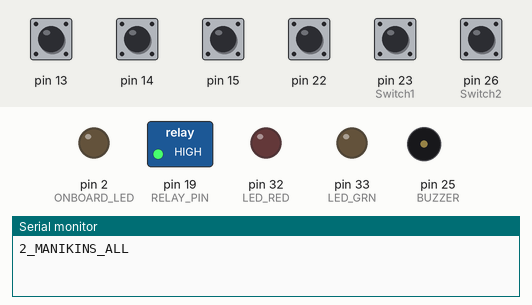
Bench run of a sketch on a simulated Arduino Mega 2560, built with avr-gcc and run on an emulated ATmega2560. On the bench: switched loads named in the sketch (green lamp = pin HIGH), output pins drawn as LEDs (lit = HIGH), buzzer (waves = sounding, pin HIGH), the last lines printed to the serial monitor. Inputs (shaded band) come from the test bench; at power-on: pin 13–15, pin 22, pin 23 (Switch1), pin 26 (Switch2) HIGH.

Above: at 1.2 s.
1.3 s: pin 14 pulled LOW for 0.15 s
At 2.5 s:
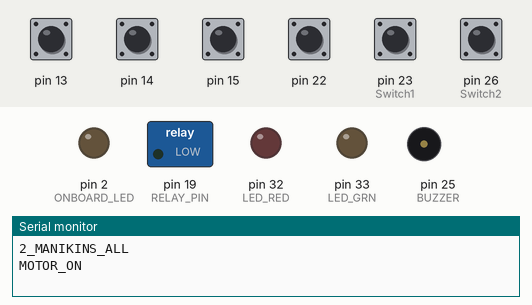
2.9 s: pin 22 pulled LOW for 0.15 s
At 4.0 s:
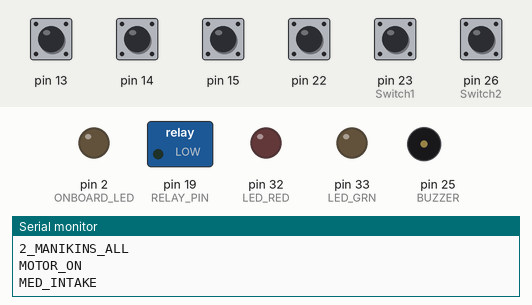
6.1 s: pin 15 pulled LOW for 0.15 s
At 7.3 s:
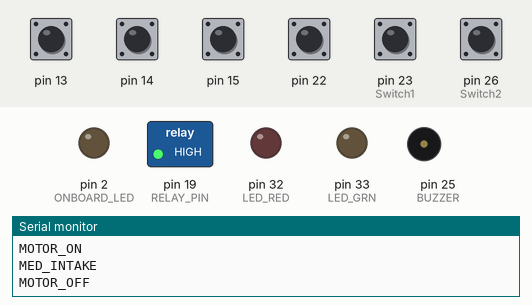
7.7 s: pin 22 pulled LOW for 1 s
At 7.85 s:
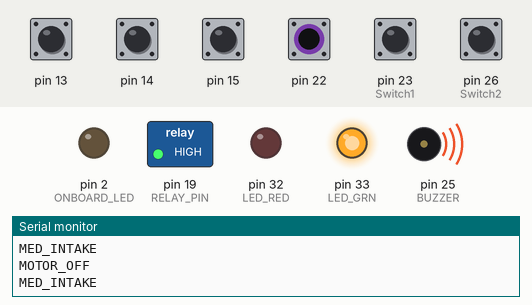
Timing chart, 0 to 10.7 s (numbered marks = the images above; inputs shaded):
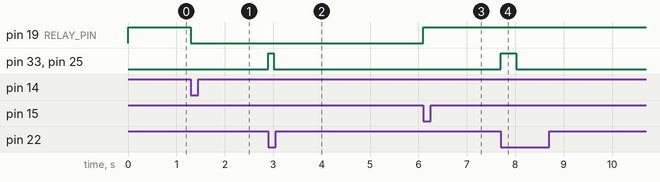

Measured:
- after the input at 1.3 s, pin 19 (RELAY_PIN): HIGH → LOW at once
- after the input at 2.9 s, pin 33 (LED_GRN), pin 25 (BUZZER): LOW → HIGH at once, → LOW 0.11 s later
- after the input at 6.1 s, pin 19 (RELAY_PIN): LOW → HIGH at once
- after the input at 7.7 s, pin 33 (LED_GRN), pin 25 (BUZZER): LOW → HIGH at once, → LOW 0.32 s later

The sketch:

main_tear.ino
```cpp
#include <Arduino.h>
#include "config.h"

#define RELAY_PIN 19

bool flag = 0;
bool mc_flag = 1;

struct Manikins_All {
      int pinNo;
      int mode;
      char *name;
};

////////////////// Plural Tap ////////////////////////
Manikins_All input1 = {13, true, "LP_SUBDURAL_SPACE"};
// Manikins_All input2 = {14, false, "LP_IVB_L1"};
Manikins_All input2 = {14, true, "MOTOR_ON"};
// Manikins_All input3 = {15, false, "LP_IVB_L2"};
Manikins_All input3 = {15, false, "MOTOR_OFF"};
Manikins_All input4 = {27, false, "LP_SPINE_LAMINA"};
Manikins_All input5 = {5, false, "LP_IVB_L5"};
Manikins_All input6 = {22, true, "MED_INTAKE"};

Manikins_All inputs[TOTAL_INPUTS] = {input1, input2, input3, input4, input5, input6};//, input6, input7, input8, input9, input10, input11, input12};

void configureGPIOs()
{
  pinMode(LED_RED, OUTPUT);
  pinMode(LED_GRN, OUTPUT);
  pinMode(BUZZER, OUTPUT);
  pinMode(ONBOARD_LED, OUTPUT);

  for (int i = 0; i < TOTAL_INPUTS; i++)
  {
    pinMode(inputs[i].pinNo, INPUT_PULLUP);
  }
}

void indicate(bool mode)
{
  if (mode == true)
  {
    digitalWrite(LED_RED, LOW);
    digitalWrite(LED_GRN, HIGH);
  }
  else if (mode == false)
  {
    digitalWrite(LED_RED, HIGH);
    digitalWrite(LED_GRN, LOW);
  }
  digitalWrite(BUZZER, HIGH);
}

void setup()
{
  Serial.begin(115200);
  Serial2.begin(115200);
  pinMode(Switch1, INPUT_PULLUP);
  pinMode(Switch2, INPUT_PULLUP);
  pinMode(Switch3, INPUT_PULLUP);
  pinMode(Switch4, INPUT_PULLUP);
  pinMode(RELAY_PIN, OUTPUT);
  digitalWrite(RELAY_PIN, HIGH);
  configureGPIOs();
  Serial.println(DEVICE_NAME);
}

unsigned long t1 = millis();
bool inputState = false;
int status = true;
bool inputFlag = true;

void loop()
{
    if (Serial2.available()) {
        String inByte = Serial2.readStringUntil('\n');
        Serial.println(inByte);
        delay(20);
    }
    if (digitalRead(inputs[0].pinNo) == LOW)
      {
      if (inputFlag == true)  {
         inputFlag = false;
        //  indicate(inputs[0].mode);
         Serial.println(inputs[0].name);
         delay(100);
        }
      }
      else if (digitalRead(inputs[1].pinNo) == LOW)
      {
      if (inputFlag == true)  {
         inputFlag = false;
         digitalWrite(RELAY_PIN, LOW);
        //  indicate(inputs[1].mode);
         Serial.println(inputs[1].name);
         delay(50);
        }
      }
      else if (digitalRead(inputs[2].pinNo) == LOW)
      {
      if (inputFlag == true)  {
         inputFlag = false;
         digitalWrite(RELAY_PIN, HIGH);
        //  indicate(inputs[2].mode);
         Serial.println(inputs[2].name);
         delay(50);
        }
      }
      else if (digitalRead(inputs[5].pinNo) == LOW)
      {
      if (inputFlag == true)  {
         inputFlag = false;
         indicate(inputs[5].mode);
         Serial.println(inputs[5].name);
         delay(100);
        }
      }
     else if (inputFlag == false) {
        inputFlag = true;
        delay(20);
      }


  Female_catheter();
//  Male_catheter();

  if ((millis() - t1) > 500)
  {
    t1 = millis();
    digitalWrite(LED_RED, LOW);
    digitalWrite(LED_GRN, LOW);
    digitalWrite(BUZZER, LOW);

//    if (deviceConnected)
//    {
//      if (inputState == false)
//      {
//        pCharacteristic->setValue("NO_INPUT");
//        pCharacteristic->notify();
//        Serial.println("NO_INPUT");
//        digitalWrite(ONBOARD_LED, LOW);
//      }
//    }
//    else
//    {
//      digitalWrite(ONBOARD_LED, !digitalRead(ONBOARD_LED));
//    }
  }

}

void Female_catheter() {
    if (digitalRead(Switch1) == LOW)  {
      if(flag == 0) {
        flag = 1;
        Serial.println("FC_TRUE");
        delay(20);
      }
    }
    else if (digitalRead(Switch2) == LOW) {
        if(flag == 0) {
          flag = 1;
          Serial.println("FC_VAGINA");
          delay(20);
        }
     }
    else if (flag == 1) {
        flag = 0;
        delay(20);
     }
}

void Male_catheter() {
  if (digitalRead(Switch3) == LOW)
  {
    unsigned long t1 = millis();
    Serial.println("Started");
    status = true;
    while ((millis() - t1) < 5000)
    {
      if (digitalRead(Switch4) == LOW)
      {
        status = false;
        Serial.println("FALSE");
        while (digitalRead(Switch4) == LOW);
        delay(100);
        break;
      }
      delay(50);
    }
    if (status)
    {
      Serial.println("TRUE");
    }
  }
  else if (digitalRead(Switch4) == LOW)
      {
       if(mc_flag == 1) {
          mc_flag = 0;
          Serial.println("FALSE");
          delay(20);
       }
      }
  else if(mc_flag == 0) {
        mc_flag = 1;
        delay(20);
   }
}
```

config.h
```cpp
#ifndef CONFIG_H
#define CONFIG_H

#define PCB_ID PCBCR023V2
#define LED_RED 32
#define LED_GRN 33
#define ONBOARD_LED 2
#define BUZZER 25
#define Switch1 23  //16    //FC
#define Switch2 26  //17    //FC
#define Switch3 18  //23//13//MC
#define Switch4 19  //26//14//MC

#define SERVICE_UUID "4fafc201-1fb5-459e-8fcc-c5c9c331914b"
#define CHARACTERISTIC_UUID "beb5483e-36e1-4688-b7f5-ea07361b26a8"

#define DEVICE_NAME "2_MANIKINS_ALL"
#define TOTAL_INPUTS 6    //12

#endif // CONFIG
```
